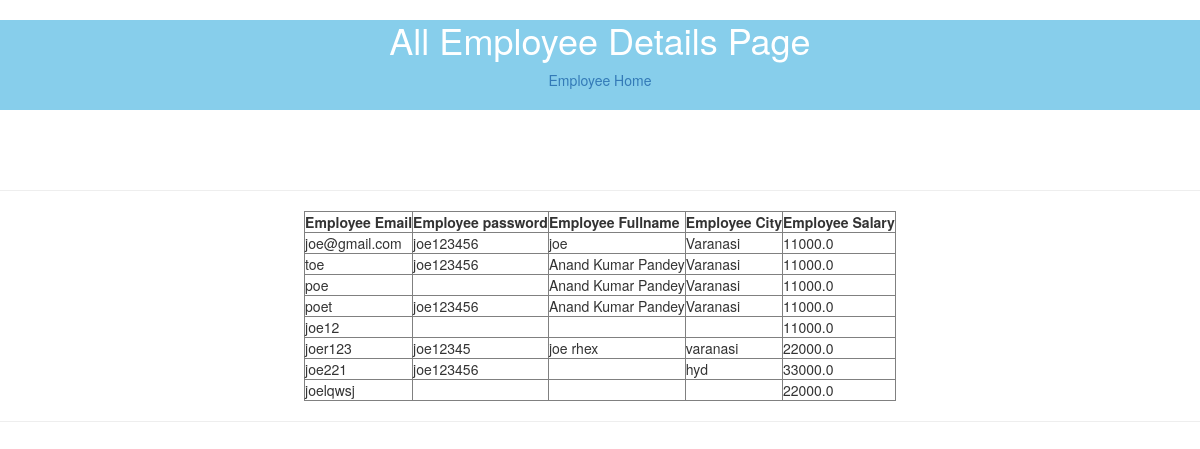
/allempdetail/, run on the app's committed database.
### empdata/models.py (models this page shows, shortened)
class Employee(models.Model):
    email = models.CharField(primary_key=True, max_length=40)
    pswd = models.CharField(max_length=40)
    fullname = models.CharField(max_length=40)
    city = models.CharField(max_length=40)
    salary = models.FloatField(default=0.0)

### empdata/views.py (the view)
# urls.py: url(r'allempdetail/',allempv,name='empallviewl'),
def allempv(request):
    employees = Employee.objects.all()
    return render(request, 'allemp.html',{'emps':employees})

### empdata/templates/allemp.html (shortened to what this page needs)
<!DOCTYPE html>
<html lang="en">
<head>
<link rel="stylesheet" href="https://maxcdn.bootstrapcdn.com/bootstrap/3.4.1/css/bootstrap.min.css">
</head>
<body>
    <header style="text-align:center;align:center; border: 1px; cellpadding:5px; cellspacing: 5px; background:skyblue; color: white; ">
        <caption><h1>All Employee Details Page</h1></caption>
        <a href="{%url 'emphomel'%}">Employee Home</a>
        <br><br>
    </header><br> <br> <br>
    <hr>
    <table align="center" border="1px" cellpadding="5px" cellspacing="5px">
        <tr>
            <th>Employee Email</th>
            <th>Employee password</th>
            <th>Employee Fullname</th>
            <th>Employee City</th>
            <th>Employee Salary</th>
        </tr>
        {% for e in emps%}
        <tr>
            <td>{{e.email}}</td>
            <td>{{e.pswd}}</td>
            <td>{{e.fullname}}</td>
            <td>{{e.city}}</td>
            <td>{{e.salary}}</td>
        </tr>
        {% endfor %}
    </table>
 <hr>
<br><br><br><br><br><br><br><br>
</body>
</html>

### data on the page
Employee: email "joe@gmail.com", pswd "joe123456", fullname "joe", city "Varanasi", salary "11000.0"
Employee: email "toe", pswd "joe123456", fullname "Anand Kumar Pandey", city "Varanasi", salary "11000.0"
Employee: email "poe", fullname "Anand Kumar Pandey", city "Varanasi", salary "11000.0"
Employee: email "poet", pswd "joe123456", fullname "Anand Kumar Pandey", city "Varanasi", salary "11000.0"
Employee: email "joe12", salary "11000.0"
Employee: email "joer123", pswd "joe12345", fullname "joe rhex", city "varanasi", salary "22000.0"
Employee: email "joe221", pswd "joe123456", city "hyd", salary "33000.0"
Employee: email "joelqwsj", salary "22000.0"
